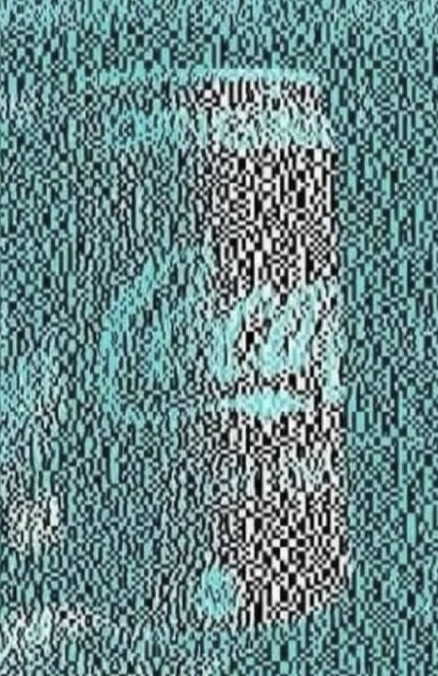
#> input picture cola.jpg, 438 x 676 px
$ python main.py
#> lines starting #> are read from the running program, lines starting #| are printed output that depends on the picture; after the words box and inside, x2 and y2 are one past the last pixel; in counts of white or black regions, pixels touching at a corner belong together
import matplotlib.pyplot as plt
from PIL import Image
import numpy as np

# Load the image
image_path = 'cola.jpg'  # Specify the path to your image
image = Image.open(image_path)
#> image is the input picture: PIL image 438x676 RGB; mean R, G, B 105.6, 135.7, 137.2

# Convert the image to RGB (if not already in that format)
rgb_image = image.convert('RGB')

# Convert RGB to HSV
hsv_image = rgb_image.convert('HSV')
#> hsv_image: PIL image 438x676 HSV; mean H, S, V 121.9, 69.1, 137.7
hsv_pixels = np.array(hsv_image)

# Extract Hue, Saturation, and Value layers
hue_layer = hsv_pixels[:, :, 0]
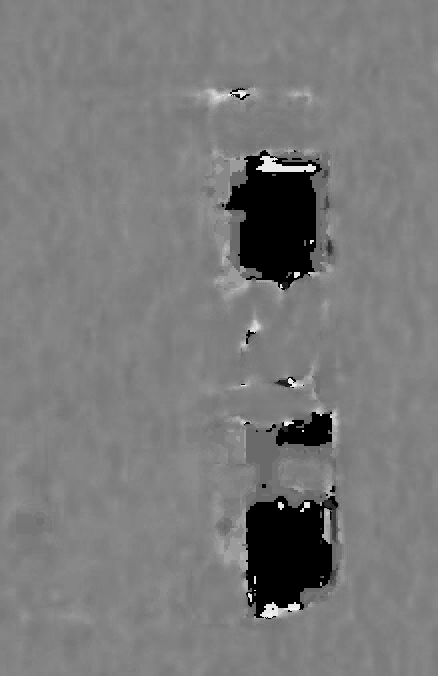
#> hue_layer: shape (676, 438); min 0, max 244, mean 121.9
saturation_layer = hsv_pixels[:, :, 1]
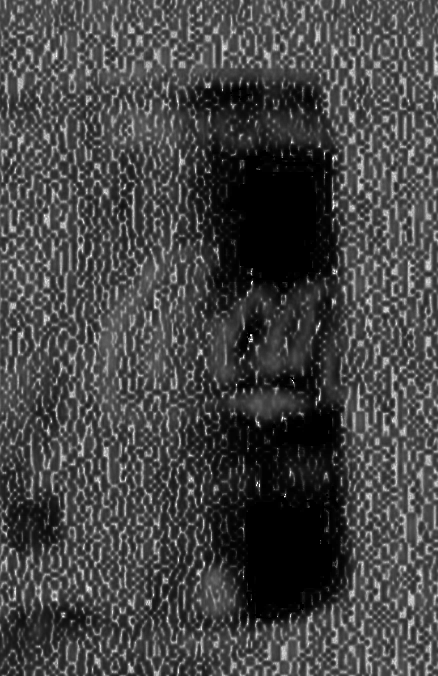
#> saturation_layer: shape (676, 438); min 0, max 255, mean 69.1
value_layer = hsv_pixels[:, :, 2]
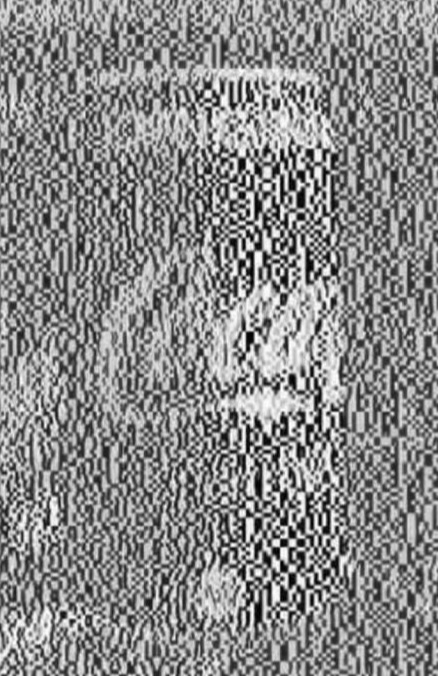
#> value_layer: shape (676, 438); min 0, max 255, mean 137.7

# Define the range for red hue
# Typically, red hue ranges from 0-30 and 330-360 degrees.
# Since Pillow scales the HSV hues to 0-255, we adjust: (0-30)/360*255 and (330-360)/360*255
lower_red = int((0/360) * 255)
upper_red = int((30/360) * 255)
lower_red2 = int((330/360) * 255)
upper_red2 = int((360/360) * 255)

# Identify red pixels
red_pixels = ((hue_layer <= upper_red) & (hue_layer >= lower_red)) | \
             ((hue_layer <= upper_red2) & (hue_layer >= lower_red2))
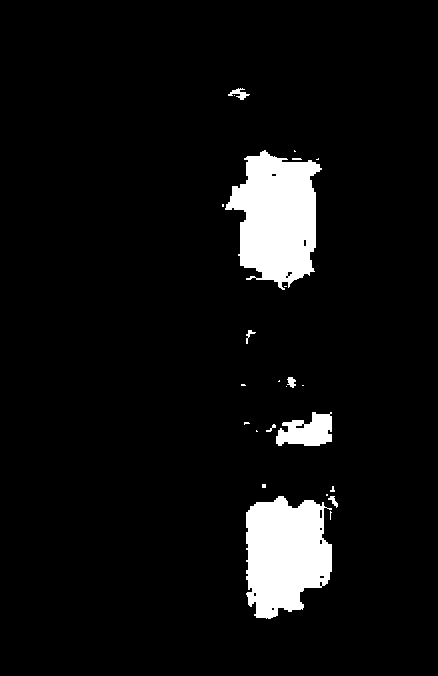
#> red_pixels: shape (676, 438) bool; 6.3% white; 24 white regions (16 under 20 px), largest, box (x1, y1, x2, y2) and area: (225, 150, 322, 290) 8883, (246, 496, 332, 619) 8137, (276, 412, 332, 446) 1311

# Visualization of red pixels
plt.imshow(red_pixels, cmap='gray')  # Show red pixels in white and others in black
plt.title('Red Hues in the Image')
plt.axis('off')  # Turn off axis labels
plt.show()
